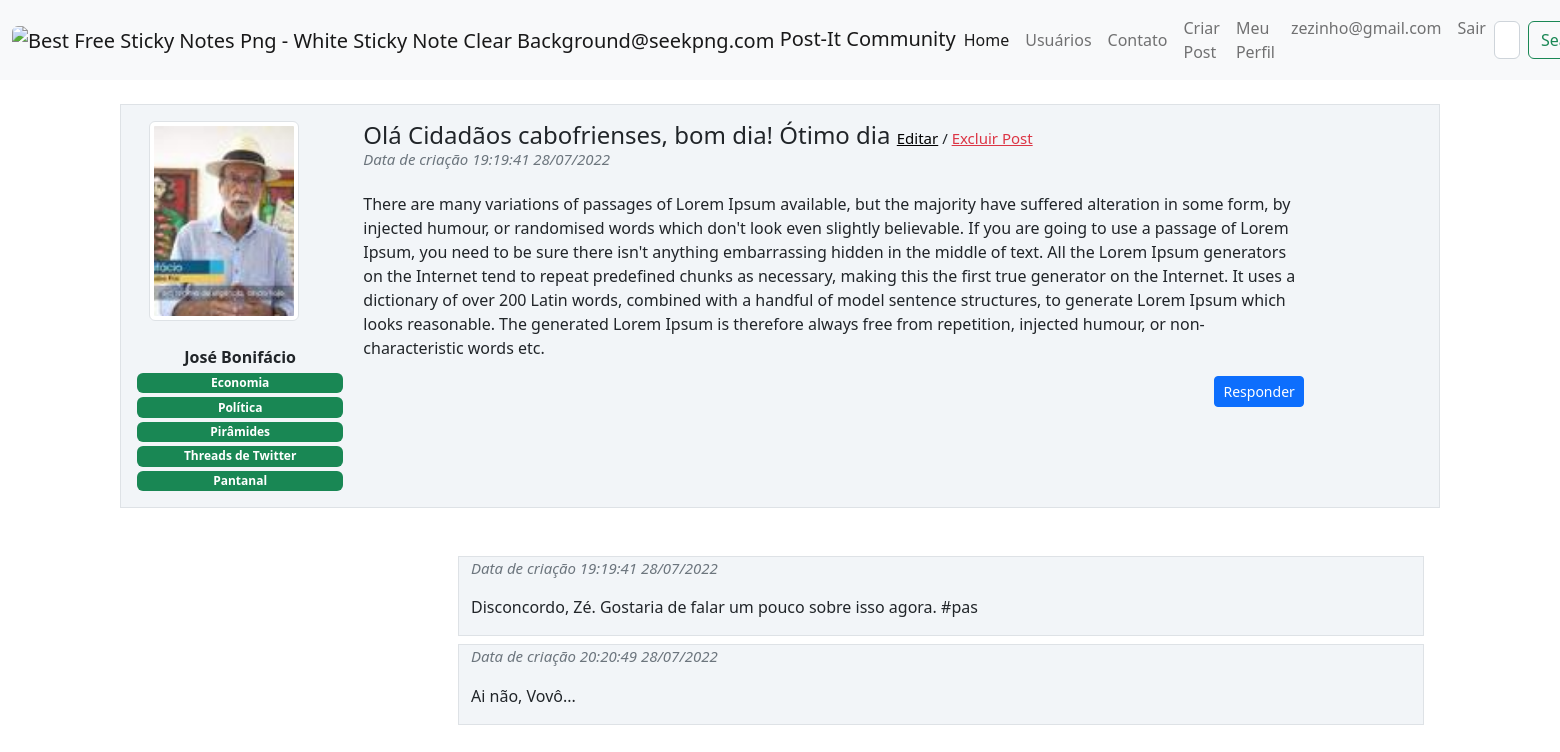
/post/1 (signed in), run on the app's committed database.
### post_it/models.py (models this page shows, shortened)
class Usuario(database.Model, UserMixin):
    id = database.Column(database.Integer, primary_key=True)
    username = database.Column(database.String, nullable=False)
    senha = database.Column(database.String, nullable=False)
    email = database.Column(database.String, nullable=False, unique=True)
    foto_perfil = database.Column(database.String, default='default.png')
    posts = database.relationship('Post', backref='author', lazy=True)
    interesses = database.Column(database.String, nullable=False, default='Não informado')

class Post(database.Model):
    id = database.Column(database.Integer, primary_key=True)
    titulo = database.Column(database.String, nullable=False)
    corpo = database.Column(database.Text, nullable=False)
    data_criacao = database.Column(database.DateTime, nullable=False, default=datetime.utcnow())
    id_usuario = database.Column(database.Integer, database.ForeignKey('usuario.id'), nullable=False)
    resposta = database.relationship('Resposta', backref='post', lazy=True)

class Resposta(database.Model):
    id = database.Column(database.Integer, primary_key=True)
    comentario = database.Column(database.Text, nullable=False)
    data_criacao = database.Column(database.DateTime, nullable=False, default=datetime.utcnow())
    id_post = database.Column(database.Integer, database.ForeignKey('post.id'), nullable=False)

### post_it/routes.py (the view)
@login_required
@app.route('/post/<post_id>', methods=['GET', 'POST'])
def exibir_post(post_id):
    post = Post.query.get(post_id)
    comentarios = Resposta.query.filter_by(id_post=post_id)
    if current_user == post.author:
        form = True
    else:
        form = None
    return render_template('post.html', comentarios=comentarios, post=post, form=form)

### post_it/models.py (called while the page is built)
@login_manager.user_loader
def load_user(id_usuario):
    usuario = Usuario.query.get(int(id_usuario))
    return usuario

### post_it/templates/post.html (shortened to what this page needs)
{% extends 'base.html'%}
{% block body%}
<div class="container">
    <div class = "row border mt-4 p-3 meupost">
        <div class = "col col-2 text-center">
            <div class="image pe-2">
               <img src="{{ url_for('static', filename='fotos_perfil/{}'.format(post.author.foto_perfil))}}" alt="{{ url_for('static', filename='fotos_perfil/{}'.format('default.png'))}}" class="box-foto-post img-thumbnail rounded"  >
                <br></b><strong>{{ post.author.username}}</strong><br>
                <div class="row justify-content-center">
                {% for interesse in post.author.interesses.split(';') %}
                    <span class="badge bg-success mt-1">{{ interesse }}</span>
                {% endfor %}
                </div>
            </div>
        </div>
        <div class = "col col-9">
            <h4>{{post.titulo}}
                {%if form%}
                    <small class="ml-20" style="font-size: 15px; text-align:right"> <a style="color: black" href="{{url_for('editar_post', post_id=post.id)}}">Editar</a> / <a class="text-danger" href="#" data-bs-toggle="modal" data-bs-target="#exampleModal"> Excluir Post</a> </small>
                {% endif %}
                <small class="text-muted d-flex align-items-start" style="font-size: 15px">
                    <p class="fst-italic">Data de criação {{post.data_criacao.strftime('%H:%M:%S %d/%m/%Y')}}</p>
                </small>
            </h4>
            <p class="justify-content-center">{{ post.corpo }}</p>
            <div class="d-grid gap-2 d-md-flex justify-content-md-end">
                  <a href="{{ url_for('resposta_post', post_id=post.id) }}"><button class="btn btn-primary btn-sm" type="button">Responder</button></a>
            </div>
        </div>
    </div>
</div>
    <div class="container me-auto">
    <div class = "row justify-content-md-end mt-4 p-3 ">
    {% for comentario in comentarios %}
        <div class = "col-9 mt-2 border meupost">
        <small class="text-muted d-flex align-items-start" style="font-size: 15px">
            <p class="fst-italic">Data de criação {{comentario.data_criacao.strftime('%H:%M:%S %d/%m/%Y')}}</p>
        </small>
        <p class="justify-content-center">{{ comentario.comentario }}</p>
         </div>
    {% endfor %}
        </div>
    </div>
{% endblock%}

### post_it/templates/navbar.html (shortened to what this page needs)
<nav class="navbar navbar-expand-lg bg-light">
  <div class="container-fluid">
    <a class="navbar-brand" href="{{ url_for('home') }}">
      <img class='img-fluid rounded' height="40" width="40"  src="https://www.seekpng.com/png/detail/12-123414_best-free-sticky-notes-png-white-sticky-note.png" alt="Best Free Sticky Notes Png - White Sticky Note Clear Background@seekpng.com">
      Post-It Community</a>
    <div class="collapse navbar-collapse" id="navbarSupportedContent">
      <ul class="navbar-nav me-auto mb-2 mb-lg-0">
        <li class="nav-item">
          <a class="nav-link active" aria-current="page" href="{{ url_for('home') }}">Home</a>
        </li>
        <li class="nav-item">
          <a class="nav-link" href="{{ url_for('users') }}">Usuários</a>
        </li>
        <li class="nav-item">
          <a class="nav-link" href="{{ url_for('contato') }}">Contato</a>
        </li>
      </ul>
      {% if current_user.is_authenticated %}
       <ul class="navbar-nav d-flex">
          <li class="nav-item">
            <a class="nav-link" href="{{ url_for('criar_post')}}">Criar Post</a>
          </li>
         <li class="nav-item">
            <a class="nav-link" href="{{ url_for('perfil')}}">Meu Perfil</a>
          </li>
         <li class="nav-item">
           <a class="nav-link fw-light" >{{ current_user.email }}</a>
         </li>
         <li class="nav-item">
            <a class="nav-link" href="{{ url_for('sair')}}">Sair</a>
          </li>
        </ul>
      {% endif %}
      <form class="d-flex" role="search">
        <input class="form-control me-2" type="search" placeholder="Search" aria-label="Search">
        <button class="btn btn-outline-success" type="submit">Search</button>
      </form>
    </div>
  </div>
</nav>

### post_it/static/main.css (style rules this page uses)
.meupost { background: #f2f5f8 !important; }
.box-foto-post { max-width:100%; width: 150px; height: 200px; object-fit: cover; display: block; }

### data on the page
Usuario: email "zezinho@gmail.com", foto_perfil (picture), author.username "José Bonifácio"
Post: titulo "Olá Cidadãos cabofrienses, bom dia! Ótimo dia", data_criacao "19:19:41 28/07/2022", corpo "There are many variations of passages of Lorem Ipsum available, but the majority have suffered alteration in some form, by injected humour, or randomised words which don't look even slightly believable. If you are going to use a passage of Lorem Ipsum, you need to be sure there isn't anything embarrassing hidden in the middle of text. All the Lorem Ipsum generators on the Internet tend to repeat predefined chunks as necessary, making this the first true generator on the Internet. It uses a dictionary of over 200 Latin words, combined with a handful of model sentence structures, to generate Lorem Ipsum which looks reasonable. The generated Lorem Ipsum is therefore always free from…"
Resposta: data_criacao "19:19:41 28/07/2022", comentario "Disconcordo, Zé. Gostaria de falar um pouco sobre isso agora. #pas"
Resposta: data_criacao "20:20:49 28/07/2022", comentario "Ai não, Vovô..."

### other printed values
{{ interesse }} "Economia" "Política" "Pirâmides" "Threads de Twitter" "Pantanal"
